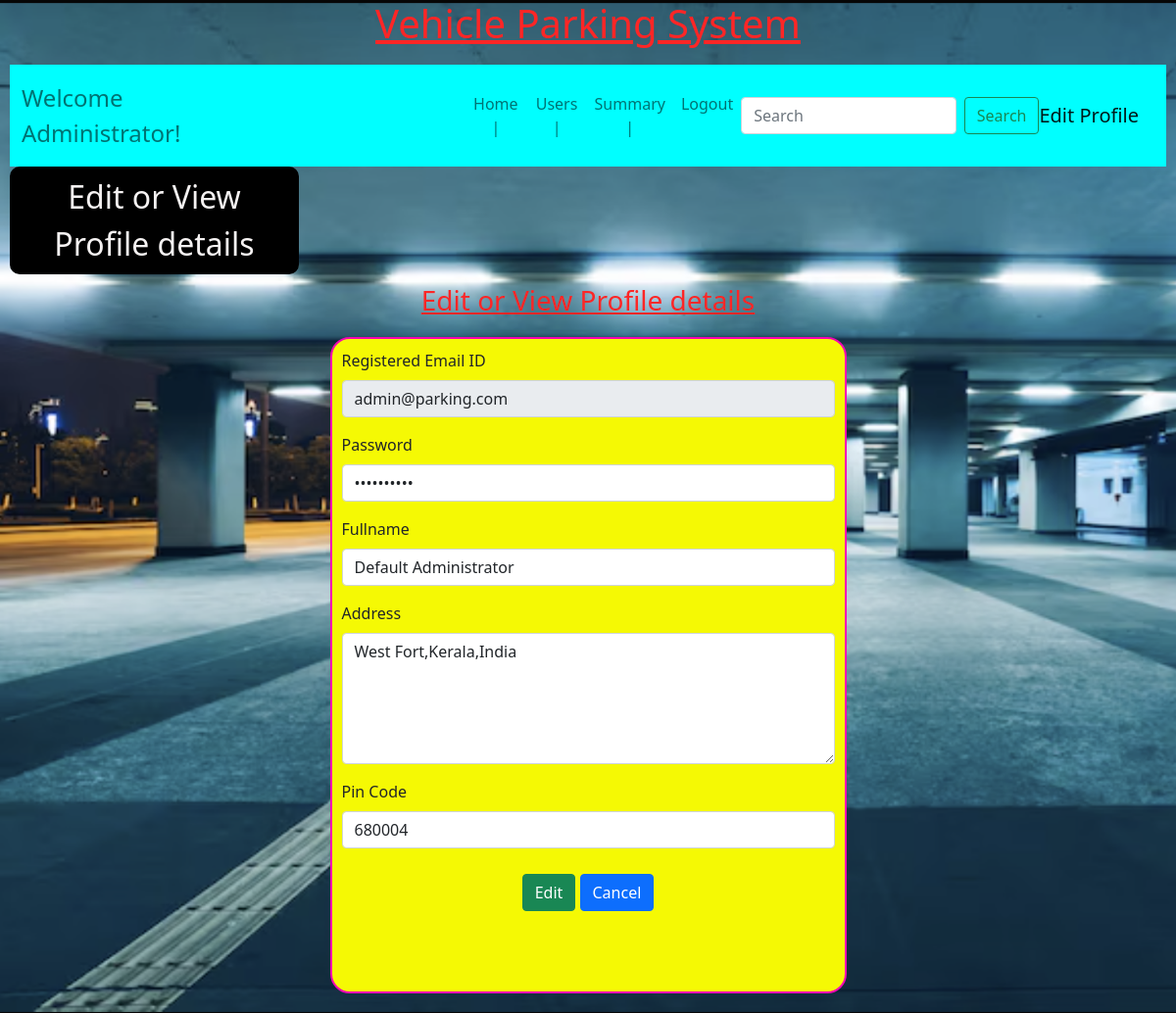
Page /edit_profile_admin/admin@parking.com on the earlier database version.
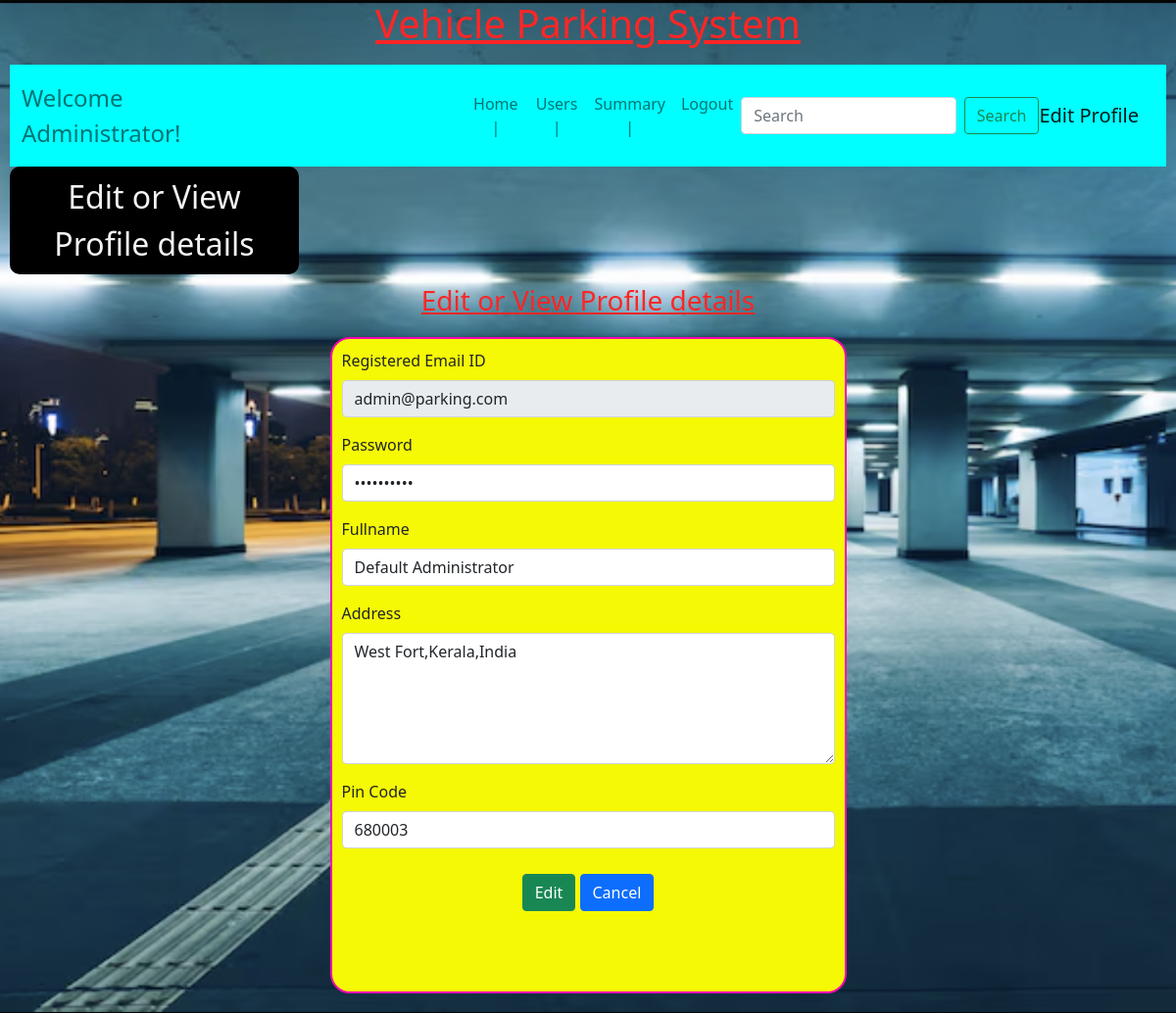
Same page on the later database version.
### backend/models.py (models this page shows)
class User_Details(db.Model):
    __tablename__="user_details" #by default,tablename will be taken as the class name with all letters in lower case
    id=db.Column(db.Integer,primary_key=True)
    email=db.Column(db.String,unique=True,nullable=False)
    password=db.Column(db.String,nullable=False)
    role=db.Column(db.Integer,default=1) # by default, the one who registers is user and not admin
    full_name=db.Column(db.String,nullable=False)
    address=db.Column(db.String,nullable=False)
    pin_code=db.Column(db.Integer,nullable=False)
    reserve_parking_spot=db.relationship("Reserve_parking_spot",cascade="all,delete",backref="user_details",lazy=True)

### backend/controllers.py (the view, shortened to what this page needs)
@app.route("/edit_profile_admin/<email>",methods=["GET","POST"])
def edit_admin(email):
    user=User_Details.query.filter_by(email=email).first()
    if not user:
        return redirect(url_for("admindashboardfn",name=email))
    p=user.password
    a=user.address
    n=user.full_name
    pi=user.pin_code
    return render_template("edit_admin.html",email=email,password=p,name=n,address=a,pincode=pi)

### templates/edit_admin.html (shortened to what this page needs)
{%extends "adminlayout.html"%}
{%block content%}
            <div class="centers">
                Edit or View Profile details
            </div>
            <div class="my_panel">
                <div class="center">
                    <h3><u>Edit or View Profile details</u></h3>
                </div>
                <form action="/edit_profile_admin/{{email}}" method="POST">
                <div class="input-form2">
                    <div class="mb-3">
                        <label for="email" class="form-label">Registered Email ID</label>
                        <input type="email" class="form-control" id="email" name="gmail" value="{{email}}" readonly>
                    </div>
                    <div class="mb-3">
                        <label for="password" class="form-label">Password</label>
                        <input type="password" class="form-control" id="password" name="password" value="{{password}}">
                    </div>
                    <div class="mb-3">
                        <label for="full_name" class="form-label">Fullname</label>
                        <input type="text" class="form-control" id="full_name" name="fulnam" value="{{name}}">
                    </div>
                    <div class="mb-3">
                        <label for="address" class="form-label">Address</label>
                        <textarea class="form-control" id="address" name="address" rows="5" cols="50">{{address}}</textarea>
                    </div>
                    <div class="mb-3">
                        <label for="pincode" class="form-label">Pin Code</label>
                        <input type="number" class="form-control" id="pincode" name="pincode" value="{{pincode}}">
                    </div>
                    <div class="button">
                        <button type="submit" class="btn btn-success">Edit</button>
                    <a href="/admin/{{name}}" type="button" class="btn btn-primary">Cancel</a>
                    </div>
                </div>
                </form>
            </div>
{%endblock%}

Differences in the rows shown:
changed User_Details "Default Administrator": pincode "680004" → "680003"
